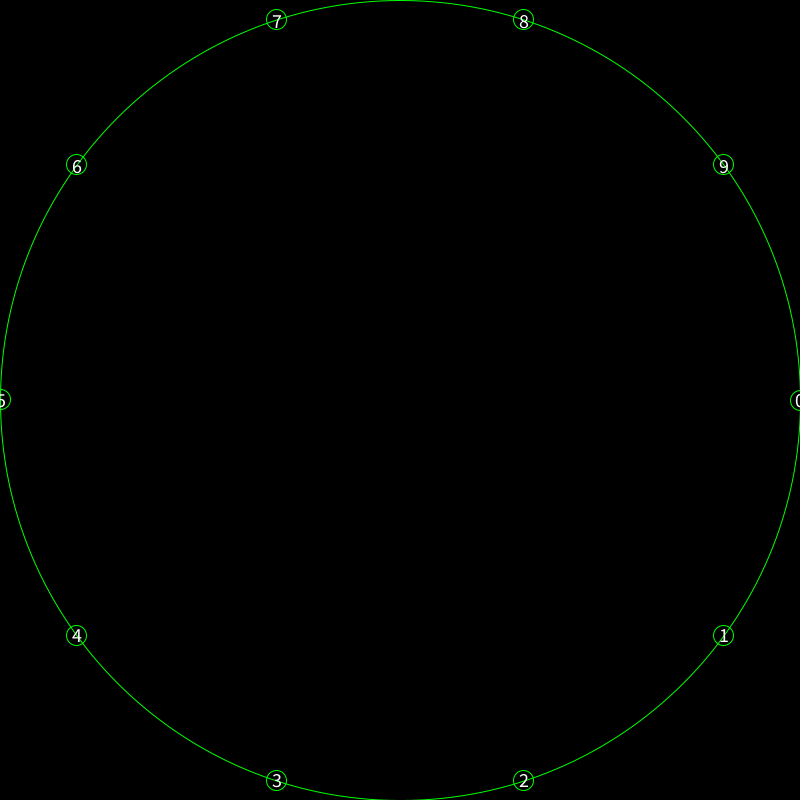
Frame 1 (no input)
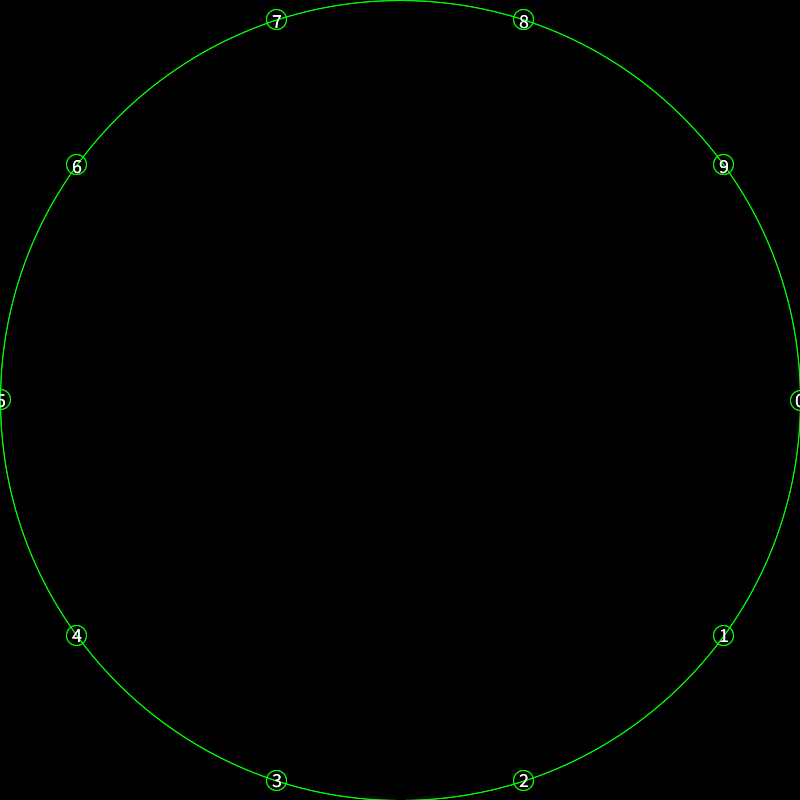
Frame 2 (the mouse pressed at the canvas centre, redrawn once)

The Processing sketch that drew these frames (run headless with seeded random() and noise(); the mouse was pressed at the canvas centre and the sketch redrawn once):

// Processing sketch: pointsOnCircle
// ── pointsOnCircle.pde

// global variables so other functions can use them
float points =10;
float r;
float theta;

void setup(){
 size(800,800);
 background(0); // set background to black
 stroke(0,255,0); // set line color to green
 noFill(); // do not fill shapes
 textSize(20);
 textAlign(CENTER,CENTER);
 r= width/2;

}


void draw(){
  translate(width/2,height/2);
 
  circle(0,0,r*2); // circle(x,y,diameter) 
  for (int i =0; i<points; i++){
    float x = cos(radians(theta))*r;
    float y = sin(radians(theta))*r;
    circle(x,y,20); // small circle
    text(i,x,y);
    println(x,y);
    // increace 
    theta += 360/points;
   
    
  }
  noLoop();
}
